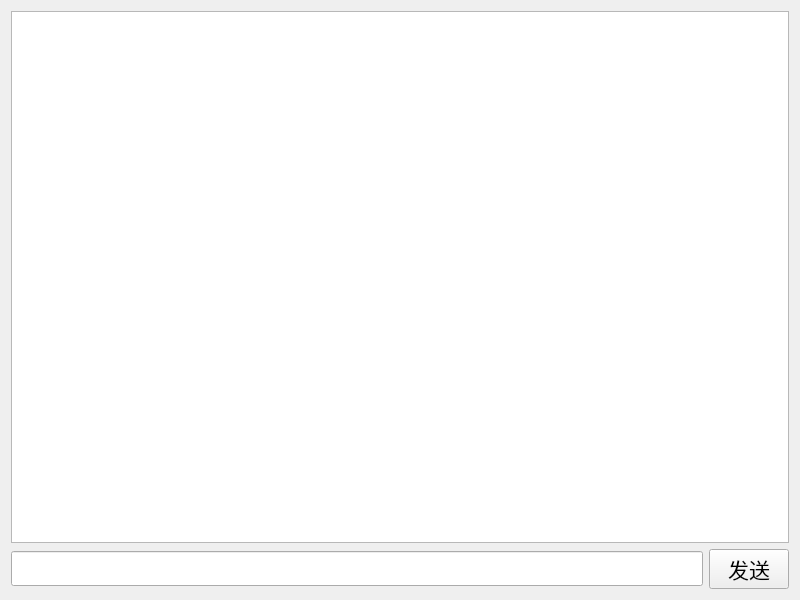
<?xml version="1.0" encoding="UTF-8"?>
<ui version="4.0">
 <class>TcpClient</class>
 <widget class="QWidget" name="TcpClient">
  <property name="geometry">
   <rect>
    <x>0</x>
    <y>0</y>
    <width>800</width>
    <height>600</height>
   </rect>
  </property>
  <property name="font">
   <font>
    <family>Agency FB</family>
    <pointsize>14</pointsize>
   </font>
  </property>
  <property name="windowTitle">
   <string>TcpClient</string>
  </property>
  <layout class="QVBoxLayout" name="verticalLayout_2">
   <item>
    <layout class="QVBoxLayout" name="verticalLayout">
     <item>
      <widget class="QTextEdit" name="textEdit"/>
     </item>
     <item>
      <layout class="QHBoxLayout" name="horizontalLayout">
       <item>
        <widget class="QLineEdit" name="lineEdit">
         <property name="font">
          <font>
           <family>Agency FB</family>
           <pointsize>14</pointsize>
          </font>
         </property>
        </widget>
       </item>
       <item>
        <widget class="QPushButton" name="send_pd">
         <property name="font">
          <font>
           <family>Agency FB</family>
           <pointsize>16</pointsize>
          </font>
         </property>
         <property name="text">
          <string>发送</string>
         </property>
        </widget>
       </item>
      </layout>
     </item>
    </layout>
   </item>
  </layout>
 </widget>
 <resources/>
 <connections/>
</ui>
